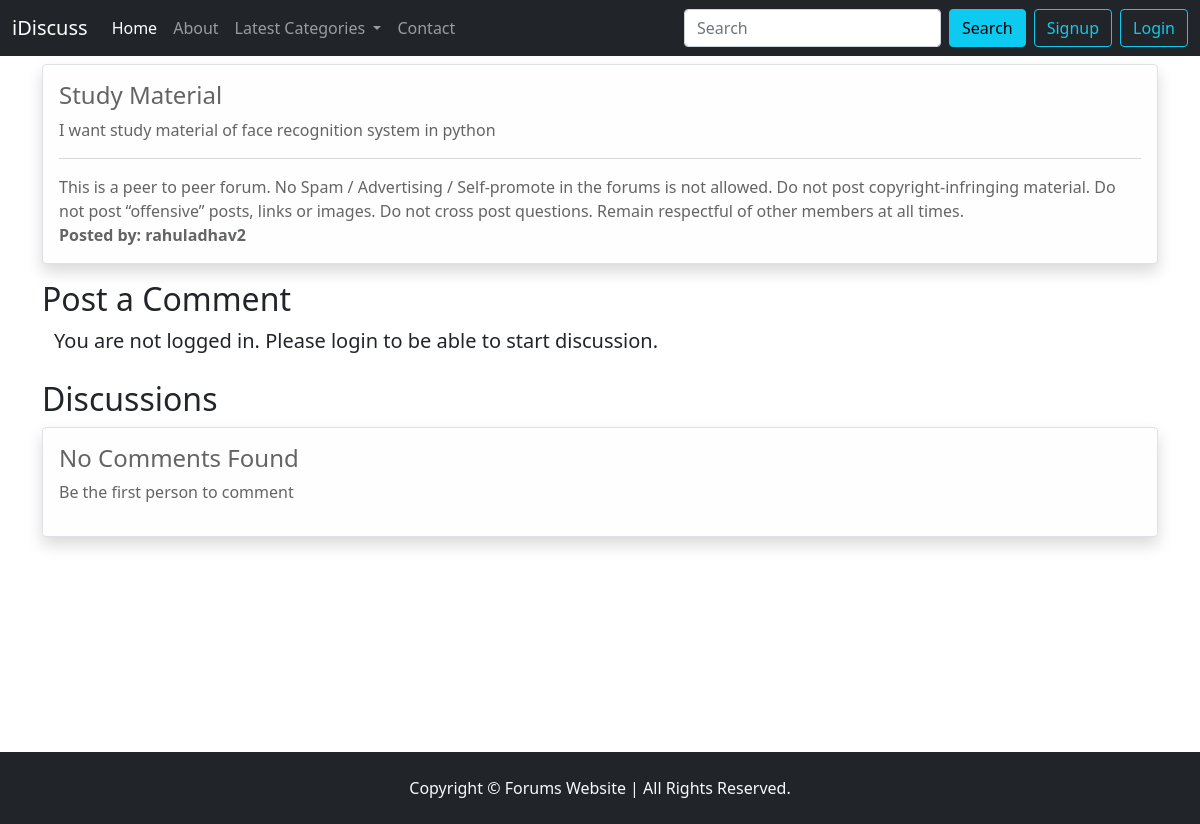
Screenshot of /thread.php?threadid=4 with the database file from the repository.
### tables this page shows
CREATE TABLE `threads` (
  `thread_id` int(11) NOT NULL,
  `thread_title` varchar(255) NOT NULL,
  `thread_desc` text NOT NULL,
  `thread_cat_id` int(11) NOT NULL,
  `thread_user_id` int(11) NOT NULL,
  `thread_dt` datetime NOT NULL DEFAULT current_timestamp()
);

CREATE TABLE `users` (
  `user_id` int(11) NOT NULL,
  `user_name` varchar(255) NOT NULL,
  `password` varchar(255) NOT NULL,
  `dt` datetime NOT NULL DEFAULT current_timestamp()
);

### thread.php (the view, shortened to what this page needs)
<!doctype html>
<html lang="en">
  <head>
    <link href="https://cdn.jsdelivr.net/npm/bootstrap@5.0.2/dist/css/bootstrap.min.css" rel="stylesheet">
    <link rel="stylesheet" href="partials/css/style.css">
  </head>
  <body>
    <?php
    include 'partials/_dbconnect.php';
    include 'partials/_header.php';
    $id = $_GET['threadid'];
    $sql = "SELECT * FROM `threads` WHERE `thread_id`='$id'";
    $result = mysqli_query($conn, $sql);
    while($row=mysqli_fetch_assoc($result)){
        $thread_title = $row['thread_title'];
        $thread_desc = $row['thread_desc'];
        $thread_user_id = $row['thread_user_id'];
        $sql2 = "SELECT `user_name` FROM `users` WHERE `user_id` = '$thread_user_id'";
        $result2 = mysqli_query($conn, $sql2);
        $row2 = mysqli_fetch_assoc($result2);
        $username = $row2['user_name'];
    }
    ?>
    <div class="container my-2 min-ht">
        <div class="alert alert-light border shadow" role="alert">
            <h4 class="alert-heading"><?php echo $thread_title ?></h4>
            <p><?php echo $thread_desc ?></p>
            <hr>
            <p class="mb-0">This is a peer to peer forum. No Spam / Advertising / Self-promote in the forums is not allowed. Do not post copyright-infringing material. Do not post “offensive” posts, links or images. Do not cross post questions. Remain respectful of other members at all times.</p>
            <p class="mb-0"><b>Posted by: <?php echo $username ?></b></p>
        </div>
        <h2>Post a Comment</h2>
        <?php
        if(isset($_SESSION['loggedin']) && $_SESSION['loggedin']==true){
          echo '
          <div class="container">
              <form action="'.$_SERVER['REQUEST_URI'].'" method="post">
                  <div class="mb-3">
                      <label for="comment" class="form-label">Type your comment</label>
                      <textarea class="form-control" name="comment" id="comment" cols="10" rows="3"></textarea>
                  </div>
                  <button type="submit" class="btn btn-info">Post a Comment</button>
              </form>
          </div>';
        }
        else{
          echo '
            <div class="container">
            <p class="lead">You are not logged in. Please login to be able to start discussion.</p>
            </div>';
        }
        ?>
        <h2 class="mt-4">Discussions</h2>
        <?php
            $noResult = true;
        ?>
          <?php
            if($noResult){
                echo '
                <div class="alert alert-light border shadow" role="alert">
                <h4 class="alert-heading">No Comments Found</h4>
                <p>Be the first person to comment</p>
            </div>';
            }
            ?>
    </div>
    <?php include 'partials/_footer.php' ?>
  </body>
</html>

### partials/css/style.css (style rules this page uses)
* { margin: 0; padding: 0; }
.min-ht { min-height: 85vh; }

### rows the page displays
threads: thread_title "Study Material", thread_desc "I want study material of face recognition system in python"
users: user_name "rahuladhav2"
